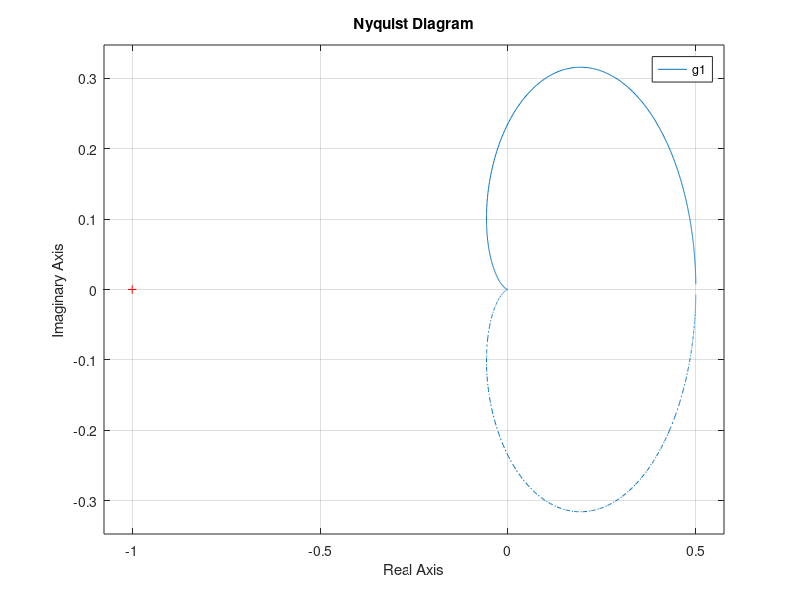

Source code (MATLAB):
% Transfer Functions: G(s) = s / (2s + 3), H(s) = 1 / s^2
g = tf([1 0], [2 3]);
h = tf([1], [1 0 0]);

% Closed-loop system with feedback
g1 = feedback(g, h);

% Nyquist Plot
nyquist(g1);

% Gain Margin & Phase Margin
[gm, pm, wcg, wcp] = margin(g1);
